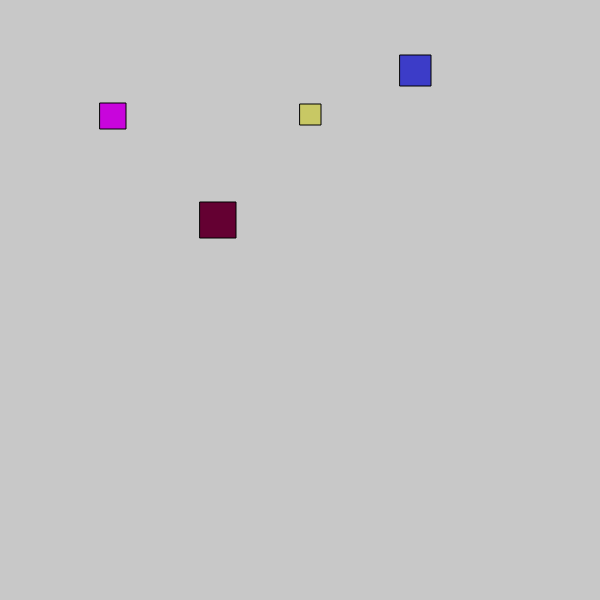
Frame 1 (no input)
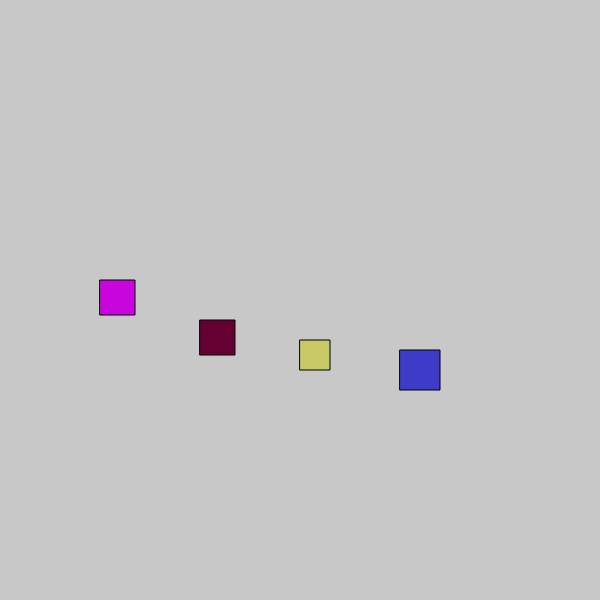
Frame 60 (no input)
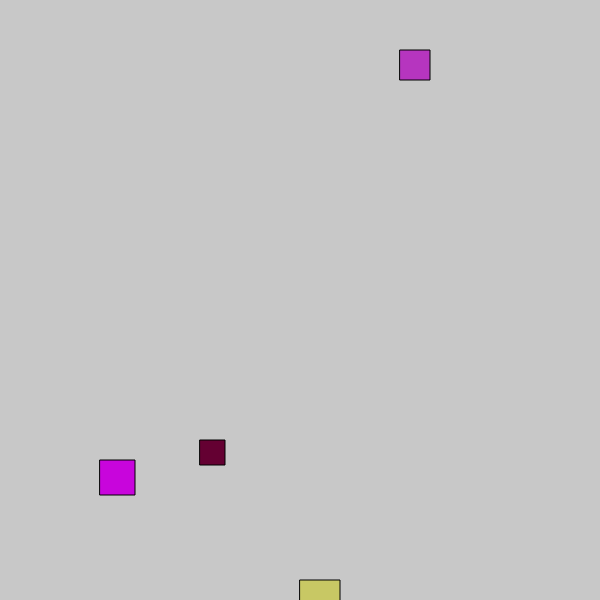
Frame 120 (the mouse pressed at the canvas centre since frame 60)

The p5.js sketch that drew these frames (run headless with seeded random() and noise() and a simulated clock; from frame 60 on, the mouse is pressed at the canvas centre):

// p5.js sketch
// ── sketch.js
var myShape1;
var myShape2;
var myShape3;
var myShape4;

function setup() {

	createCanvas(600,600);

	myShape1 = new Shape(100, 100, 3, 25, color(200,5,220));
	myShape2 = new Shape(200, 200, 2,35, color(100,0,50));
	myShape3 = new Shape(300, 100, 4, 20, color(200,200,100));
	myShape4 = new Shape(400, 50, 5, 30, color(60,60,200));
    
}

function draw() {
	background(200);

	myShape1.move();
	myShape1.display();

	myShape2.move();
	myShape2.display();

	myShape3.move();
	myShape3.display();

	myShape4.move();
	myShape4.display();
}

function Shape(myX, myY, myVel, mySize, myColor){

	this.x = myX;
	this.y = myY;

	this.vel = myVel;

	this.size = mySize;
	this.sizeStep = 1;

	this.color = myColor; 

	this.move = function(){

		this.y += this.vel;

		//reset position to top if it hits zero
		if(this.y >= height){
			// momentary toggle to change random color
			this.r = random(0,255);
			this.g = random(0,255);
			this.b = random(0,255);

			this.color = color(this.r, this.g, this.b);

			this.y = 0;
		}

		//scale up and down in size
		this.size += this.sizeStep;
		if(this.size >= 40 || this.size <= 15){
			this.sizeStep *= -1;
		}

	}

	this.display = function(){

		fill(this.color);
		rect(this.x, this.y, this.size, this.size);

	}


};
